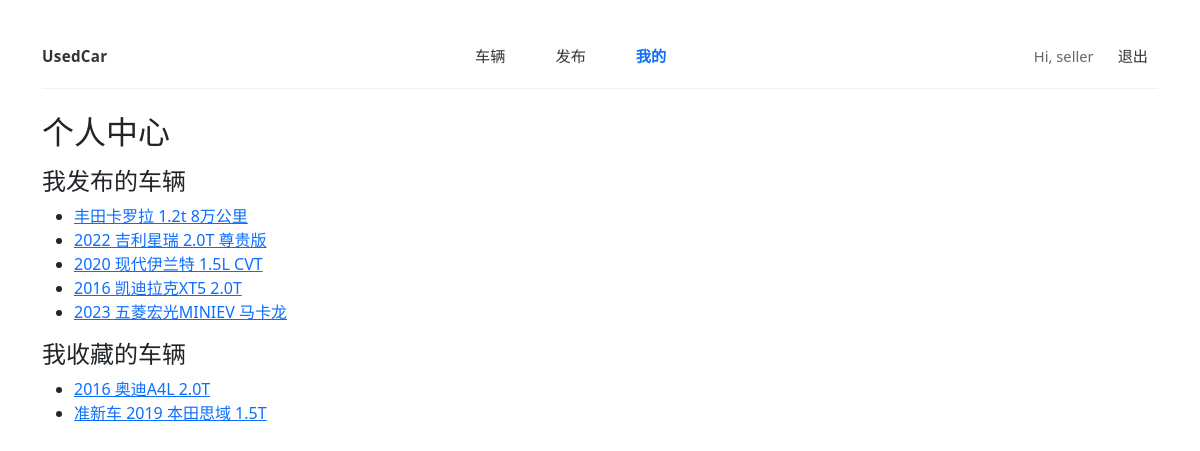
Page /profile (signed in) on the committed database.
### app/models.py (models this page shows, shortened)
class User(db.Model, UserMixin):
    id = db.Column(db.Integer, primary_key=True)
    email = db.Column(db.String(120), unique=True, index=True, nullable=False)
    username = db.Column(db.String(40), unique=True, index=True, nullable=False)
    password_hash = db.Column(db.String(255), nullable=False)
    is_admin = db.Column(db.Boolean, default=False)
    cars = db.relationship("Car", backref="seller", lazy=True)
    favorites = db.relationship("Favorite", backref="user", lazy=True)

class Car(db.Model):
    id = db.Column(db.Integer, primary_key=True)
    title = db.Column(db.String(120), nullable=False)
    brand = db.Column(db.String(40), index=True, nullable=False)
    model = db.Column(db.String(60), nullable=False)
    year = db.Column(db.Integer, index=True, nullable=False)
    mileage_km = db.Column(db.Integer, nullable=False)
    price = db.Column(db.Integer, index=True, nullable=False)
    city = db.Column(db.String(40), index=True, nullable=False)
    description = db.Column(db.Text, nullable=True)
    image_filename = db.Column(db.String(255), nullable=True)
    is_active = db.Column(db.Boolean, default=True, index=True)
    created_at = db.Column(db.DateTime, default=datetime.utcnow, index=True)
    seller_id = db.Column(db.Integer, db.ForeignKey("user.id"), nullable=False)
    messages = db.relationship("Message", backref="car", lazy=True, cascade="all, delete-orphan")
    favorites = db.relationship("Favorite", backref="car", lazy=True, cascade="all, delete-orphan")

### app/routes.py (the view)
    @app.get("/profile")
    @login_required
    def profile():
        my_cars = Car.query.filter_by(seller_id=current_user.id, is_active=True).order_by(Car.created_at.desc()).all()
        favs = Favorite.query.filter_by(user_id=current_user.id).all()
        fav_cars = [f.car for f in favs]
        return render_template("profile.html", my_cars=my_cars, fav_cars=fav_cars)

### app/models.py (called while the page is built)
@login_manager.user_loader
def load_user(user_id: str):
    return db.session.get(User, int(user_id))

### app/templates/profile.html (shortened to what this page needs)
{% extends "base.html" %}
{% block content %}
<h2>个人中心</h2>
<h4 class="mt-3">我发布的车辆</h4>
<ul>
  {% for car in my_cars %}
    <li><a href="{{ url_for('car_detail', car_id=car.id) }}">{{ car.title }}</a></li>
  {% else %}
    <li class="text-muted">暂无</li>
  {% endfor %}
</ul>
<h4 class="mt-3">我收藏的车辆</h4>
<ul>
  {% for car in fav_cars %}
    <li><a href="{{ url_for('car_detail', car_id=car.id) }}">{{ car.title }}</a></li>
  {% else %}
    <li class="text-muted">暂无</li>
  {% endfor %}
</ul>
{% endblock %}

### app/templates/base.html (shortened to what this page needs)
<!doctype html>
<html lang="zh">
<head>
  <link rel="stylesheet" href="https://cdn.jsdelivr.net/npm/bootstrap@5.3.3/dist/css/bootstrap.min.css">
  <link rel="stylesheet" href="{{ url_for('static', filename='css/app.css') }}">
</head>
<body class="container py-4">
<nav class="topnav mb-4">
  <div class="topnav-inner">
    <a class="brand" href="{{ url_for('index') }}">UsedCar</a>
    <div class="links">
      <a class="{{ 'active' if request.endpoint=='car_list' else '' }}" href="{{ url_for('car_list') }}">车辆</a>
      {% if current_user.is_authenticated %}
        <a class="{{ 'active' if request.endpoint=='car_create' else '' }}" href="{{ url_for('car_create') }}">发布</a>
        <a class="{{ 'active' if request.endpoint=='profile' else '' }}" href="{{ url_for('profile') }}">我的</a>
      {% endif %}
    </div>
    <div class="actions">
      {% if current_user.is_authenticated %}
        <span class="user">Hi, {{ current_user.username }}</span>
        <a class="btn-link" href="{{ url_for('logout') }}">退出</a>
      {% else %}
        <a class="btn-link {{ 'active' if request.endpoint=='login' else '' }}" href="{{ url_for('login') }}">登录</a>
        <a class="btn-solid {{ 'active' if request.endpoint=='register' else '' }}" href="{{ url_for('register') }}">注册</a>
      {% endif %}
    </div>
  </div>
</nav>
{% block content %}{% endblock %}
</body>
</html>

### app/static/css/app.css (style rules this page uses)
.topnav { position: sticky; top: 0; z-index: 10; background: rgba(255, 255, 255, 0.85); backdrop-filter: blur(10px); border-bottom: 1px solid rgba(0,0,0,0.06); }
.topnav-inner { height: 64px; display: flex; align-items: center; justify-content: space-between; gap: 16px; }
.brand { font-weight: 800; letter-spacing: 0.3px; color: #111; text-decoration: none; }
.links, .actions { display: flex; align-items: center; gap: 14px; }
.links { gap: 50px; }
.topnav a { color: #333; text-decoration: none; font-size: 0.95rem; }
.topnav a.active { color: #0d6efd; font-weight: 600; }
.user { color: #666; font-size: 0.92rem; }
.btn-link { padding: 8px 10px; border-radius: 10px; }

### rows in the picture
User: username "seller"
Car: title "丰田卡罗拉 1.2t 8万公里"
Car: title "2022 吉利星瑞 2.0T 尊贵版"
Car: title "2020 现代伊兰特 1.5L CVT"
Car: title "2016 凯迪拉克XT5 2.0T"
Car: title "2023 五菱宏光MINIEV 马卡龙"
Car: title "2016 奥迪A4L 2.0T"
Car: title "准新车 2019 本田思域 1.5T"
